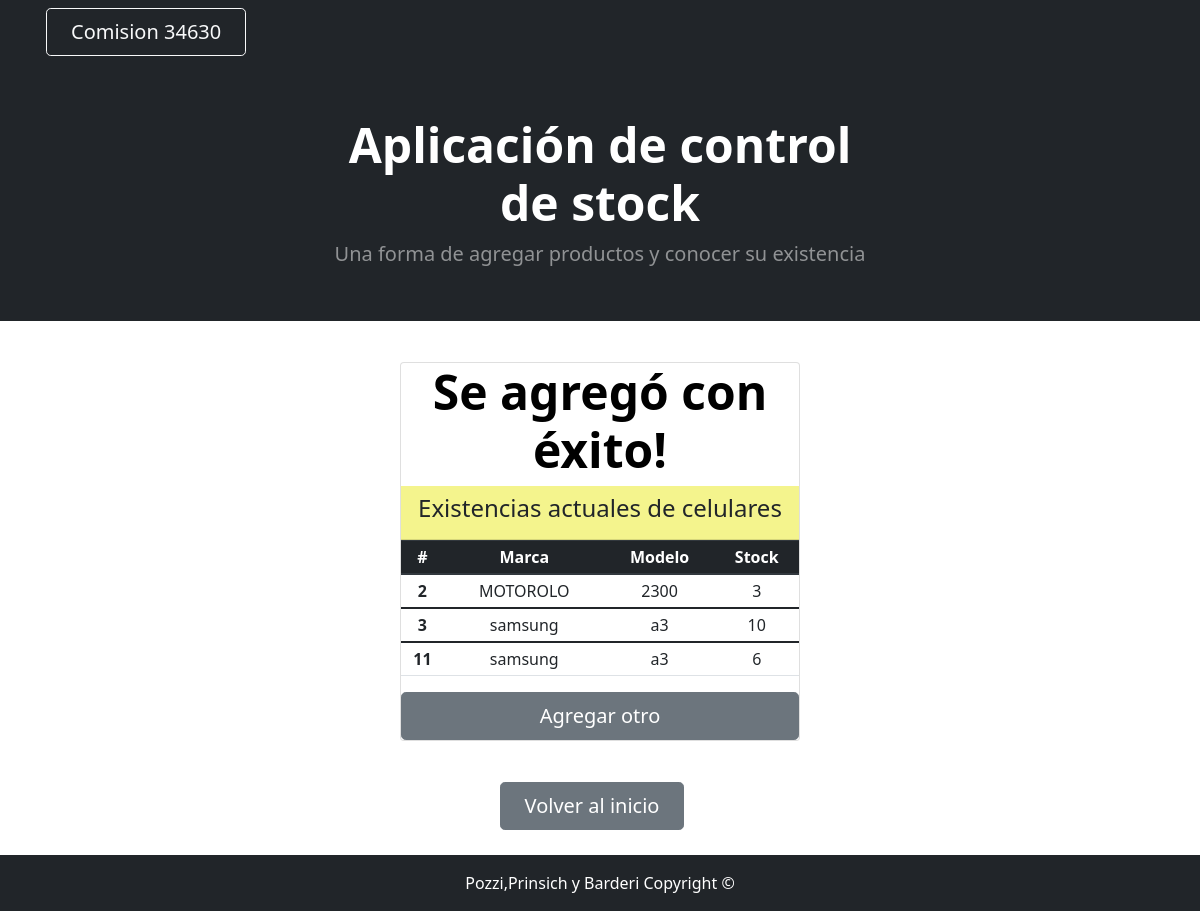
The page /listados/show_cel/ on the database its author committed.
### Miapp/models.py (models this page shows, shortened)
class Celulares (models.Model):
    marca= models.CharField (max_length=50)
    modelo= models.CharField (max_length=50)
    stock= models.IntegerField ()

### Miapp/views.py (the view)
# urls.py: path('show_cel/',show_celulares,name="show_cel"),
def show_celulares(request):
    lista = Celulares.objects.all()
    return render(request, "show_cel.html",{"Celulares": lista} )

### Miapp/templates/show_cel.html
{% extends 'padre.html' %}
{% load static %}
{% block Contenido_cambiante %}
<h1 class="display-5 fw-bolder text-black mb-2"> Se agregó con éxito! </h1>
<div class="card-header" style="background-color: rgba(244, 244, 136, 0.957);">
  <h4>Existencias actuales de celulares</h4>
</div>
    <table class="table table-sm">
        <thead class="thead-dark">
          <tr>
            <th scope="col">#</th>
            <th scope="col">Marca</th>
            <th scope="col">Modelo</th>
            <th scope="col">Stock</th>
          </tr>
        </thead>
        {% for celus in Celulares %}
        <tbody>
          <tr>
            <th scope="row">{{celus.id}}</th>
            <td>{{celus.marca}}</td>
            <td>{{celus.modelo}}</td>
            <td>{{celus.stock}}</td>
          </tr>
        </tbody>
        {% endfor %}
    </table>
<a class="btn btn-secondary btn-lg " href="{% url 'Celulares'%}">Agregar otro</a>
{% endblock %}

### rows shown on the page
Celulares: id "2", marca "MOTOROLO", modelo "2300", stock "3"
Celulares: id "3", marca "samsung", modelo "a3", stock "10"
Celulares: id "11", marca "samsung", modelo "a3", stock "6"
